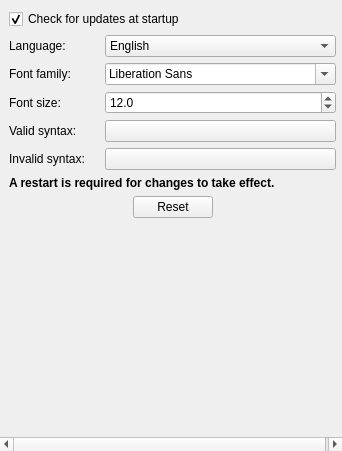
<?xml version="1.0" encoding="UTF-8"?>
<ui version="4.0">
 <class>AppSettings</class>
 <widget class="QWidget" name="AppSettings">
  <property name="geometry">
   <rect>
    <x>0</x>
    <y>0</y>
    <width>342</width>
    <height>451</height>
   </rect>
  </property>
  <property name="windowTitle">
   <string>Form</string>
  </property>
  <layout class="QVBoxLayout" name="verticalLayout">
   <property name="leftMargin">
    <number>0</number>
   </property>
   <property name="topMargin">
    <number>0</number>
   </property>
   <property name="rightMargin">
    <number>0</number>
   </property>
   <property name="bottomMargin">
    <number>0</number>
   </property>
   <item>
    <widget class="QScrollArea" name="scrollArea_2">
     <property name="sizePolicy">
      <sizepolicy hsizetype="Preferred" vsizetype="Preferred">
       <horstretch>0</horstretch>
       <verstretch>0</verstretch>
      </sizepolicy>
     </property>
     <property name="frameShape">
      <enum>QFrame::NoFrame</enum>
     </property>
     <property name="frameShadow">
      <enum>QFrame::Plain</enum>
     </property>
     <property name="widgetResizable">
      <bool>true</bool>
     </property>
     <widget class="QWidget" name="scrollAreaWidgetContents_2">
      <property name="geometry">
       <rect>
        <x>0</x>
        <y>0</y>
        <width>342</width>
        <height>451</height>
       </rect>
      </property>
      <layout class="QVBoxLayout" name="verticalLayout_5">
       <item>
        <widget class="QCheckBox" name="updateCheckAtStart">
         <property name="sizePolicy">
          <sizepolicy hsizetype="Expanding" vsizetype="Preferred">
           <horstretch>0</horstretch>
           <verstretch>0</verstretch>
          </sizepolicy>
         </property>
         <property name="maximumSize">
          <size>
           <width>16777215</width>
           <height>16777215</height>
          </size>
         </property>
         <property name="text">
          <string>Check for updates at startup</string>
         </property>
         <property name="checked">
          <bool>true</bool>
         </property>
        </widget>
       </item>
       <item>
        <widget class="QWidget" name="widget_2" native="true">
         <property name="sizePolicy">
          <sizepolicy hsizetype="Expanding" vsizetype="Fixed">
           <horstretch>0</horstretch>
           <verstretch>0</verstretch>
          </sizepolicy>
         </property>
         <layout class="QFormLayout" name="formLayout_2">
          <property name="rowWrapPolicy">
           <enum>QFormLayout::DontWrapRows</enum>
          </property>
          <property name="labelAlignment">
           <set>Qt::AlignLeading|Qt::AlignLeft|Qt::AlignVCenter</set>
          </property>
          <property name="formAlignment">
           <set>Qt::AlignLeading|Qt::AlignLeft|Qt::AlignVCenter</set>
          </property>
          <property name="horizontalSpacing">
           <number>20</number>
          </property>
          <property name="leftMargin">
           <number>0</number>
          </property>
          <property name="topMargin">
           <number>0</number>
          </property>
          <property name="rightMargin">
           <number>0</number>
          </property>
          <property name="bottomMargin">
           <number>0</number>
          </property>
          <item row="0" column="0">
           <widget class="QLabel" name="label_10">
            <property name="text">
             <string>Language:</string>
            </property>
           </widget>
          </item>
          <item row="0" column="1">
           <widget class="QComboBox" name="languageComboBox">
            <property name="sizePolicy">
             <sizepolicy hsizetype="Expanding" vsizetype="Fixed">
              <horstretch>0</horstretch>
              <verstretch>0</verstretch>
             </sizepolicy>
            </property>
            <property name="maximumSize">
             <size>
              <width>16777215</width>
              <height>16777215</height>
             </size>
            </property>
            <property name="currentText">
             <string notr="true">English</string>
            </property>
            <property name="currentIndex">
             <number>0</number>
            </property>
            <property name="sizeAdjustPolicy">
             <enum>QComboBox::AdjustToContents</enum>
            </property>
            <item>
             <property name="text">
              <string>English</string>
             </property>
            </item>
            <item>
             <property name="text">
              <string>Français</string>
             </property>
            </item>
            <item>
             <property name="text">
              <string>Deutsche</string>
             </property>
            </item>
           </widget>
          </item>
          <item row="1" column="0">
           <widget class="QLabel" name="label_12">
            <property name="text">
             <string>Font family:</string>
            </property>
           </widget>
          </item>
          <item row="1" column="1">
           <widget class="QFontComboBox" name="appFontFamily">
            <property name="sizePolicy">
             <sizepolicy hsizetype="Expanding" vsizetype="Preferred">
              <horstretch>0</horstretch>
              <verstretch>0</verstretch>
             </sizepolicy>
            </property>
            <property name="minimumSize">
             <size>
              <width>0</width>
              <height>0</height>
             </size>
            </property>
            <property name="maximumSize">
             <size>
              <width>16777215</width>
              <height>16777215</height>
             </size>
            </property>
            <property name="editable">
             <bool>true</bool>
            </property>
            <property name="sizeAdjustPolicy">
             <enum>QComboBox::AdjustToContents</enum>
            </property>
           </widget>
          </item>
          <item row="2" column="0">
           <widget class="QLabel" name="label_13">
            <property name="text">
             <string>Font size:</string>
            </property>
           </widget>
          </item>
          <item row="2" column="1">
           <widget class="QDoubleSpinBox" name="appFontSize">
            <property name="sizePolicy">
             <sizepolicy hsizetype="Expanding" vsizetype="Expanding">
              <horstretch>0</horstretch>
              <verstretch>0</verstretch>
             </sizepolicy>
            </property>
            <property name="maximumSize">
             <size>
              <width>16777215</width>
              <height>25</height>
             </size>
            </property>
            <property name="decimals">
             <number>1</number>
            </property>
            <property name="minimum">
             <double>8.000000000000000</double>
            </property>
            <property name="maximum">
             <double>25.000000000000000</double>
            </property>
            <property name="singleStep">
             <double>0.500000000000000</double>
            </property>
            <property name="value">
             <double>12.000000000000000</double>
            </property>
           </widget>
          </item>
          <item row="3" column="0">
           <widget class="QLabel" name="label">
            <property name="text">
             <string>Valid syntax:</string>
            </property>
           </widget>
          </item>
          <item row="3" column="1">
           <widget class="QColorButton" name="validColor">
            <property name="text">
             <string/>
            </property>
           </widget>
          </item>
          <item row="4" column="0">
           <widget class="QLabel" name="label_2">
            <property name="text">
             <string>Invalid syntax:</string>
            </property>
           </widget>
          </item>
          <item row="4" column="1">
           <widget class="QColorButton" name="invalidColor">
            <property name="text">
             <string/>
            </property>
           </widget>
          </item>
         </layout>
        </widget>
       </item>
       <item>
        <widget class="QLabel" name="restartRequiredLabel">
         <property name="text">
          <string>&lt;html&gt;&lt;head/&gt;&lt;body&gt;&lt;p&gt;&lt;span style=&quot; font-weight:600;&quot;&gt;A restart is required for changes to take effect.&lt;/span&gt;&lt;/p&gt;&lt;/body&gt;&lt;/html&gt;</string>
         </property>
         <property name="wordWrap">
          <bool>true</bool>
         </property>
        </widget>
       </item>
       <item>
        <widget class="QWidget" name="widget_3" native="true">
         <property name="sizePolicy">
          <sizepolicy hsizetype="Expanding" vsizetype="Fixed">
           <horstretch>0</horstretch>
           <verstretch>0</verstretch>
          </sizepolicy>
         </property>
         <layout class="QHBoxLayout" name="horizontalLayout">
          <property name="leftMargin">
           <number>0</number>
          </property>
          <property name="topMargin">
           <number>0</number>
          </property>
          <property name="rightMargin">
           <number>0</number>
          </property>
          <property name="bottomMargin">
           <number>0</number>
          </property>
          <item>
           <spacer name="horizontalSpacer">
            <property name="orientation">
             <enum>Qt::Horizontal</enum>
            </property>
            <property name="sizeHint" stdset="0">
             <size>
              <width>40</width>
              <height>20</height>
             </size>
            </property>
           </spacer>
          </item>
          <item>
           <widget class="QPushButton" name="reset">
            <property name="sizePolicy">
             <sizepolicy hsizetype="Preferred" vsizetype="Fixed">
              <horstretch>0</horstretch>
              <verstretch>0</verstretch>
             </sizepolicy>
            </property>
            <property name="text">
             <string>Reset</string>
            </property>
           </widget>
          </item>
          <item>
           <spacer name="horizontalSpacer_2">
            <property name="orientation">
             <enum>Qt::Horizontal</enum>
            </property>
            <property name="sizeHint" stdset="0">
             <size>
              <width>40</width>
              <height>20</height>
             </size>
            </property>
           </spacer>
          </item>
         </layout>
        </widget>
       </item>
       <item>
        <spacer name="verticalSpacer">
         <property name="orientation">
          <enum>Qt::Vertical</enum>
         </property>
         <property name="sizeHint" stdset="0">
          <size>
           <width>20</width>
           <height>40</height>
          </size>
         </property>
        </spacer>
       </item>
      </layout>
     </widget>
    </widget>
   </item>
  </layout>
 </widget>
 <customwidgets>
  <customwidget>
   <class>QColorButton</class>
   <extends>QPushButton</extends>
   <header>Widgets/qcolorbutton.h</header>
  </customwidget>
 </customwidgets>
 <resources/>
 <connections/>
</ui>
